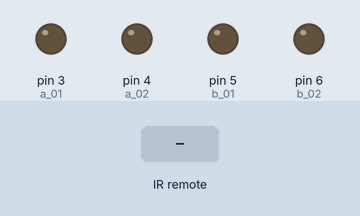
Simulated run of this sketch. Board: Arduino Uno, built with avr-gcc and run on an emulated ATmega328P. Shown: output pins drawn as LEDs (lit = HIGH). Inputs (shaded band) come from the test bench.

Above: at 1.2 s.
1.3 s: infrared code 0xFD8877 received
At 1.8 s:
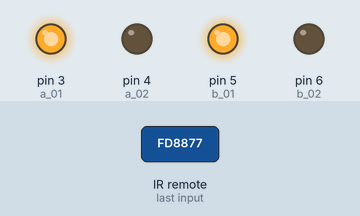
2.8 s: infrared code 0xFD9867 received
At 4.0 s:
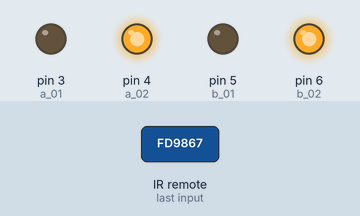
4.3 s: infrared code 0xFD28D7 received
At 5.3 s:
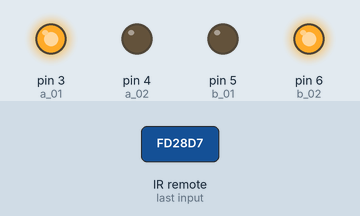
5.8 s: infrared code 0xFD6897 received
At 6.4 s:
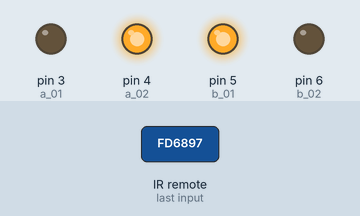
7.3 s: infrared code 0xFDA857 received
At 7.6 s:
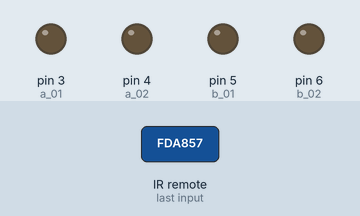
Timing chart, 0 to 9.8 s (numbered marks = the images above; inputs shaded):
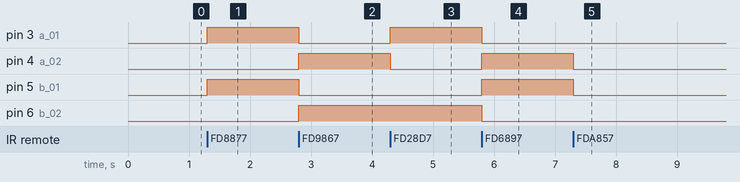

The sketch:

_04._RC_Car.ino
```cpp
#include "ir_utils.h"

int a_01 = 3;
int a_02 = 4;
int b_01 = 5;
int b_02 = 6;

int speed_a = 255;
int speed_b = 255;

IR ir(7);

void setup() {
  ir.begin();

  pinMode(a_01, OUTPUT);
  pinMode(a_02, OUTPUT);
  pinMode(b_01, OUTPUT);
  pinMode(b_02, OUTPUT);

  do_stop();
}

void loop() {
  unsigned long result = ir.read();
  if (result == 16623703) do_stop();
  if (result == 16615543) forward();
  if (result == 16619623) backward();
  if (result == 16591063) left();
  if (result == 16607383) right();
}

void forward()
{
  analogWrite(a_01, speed_a);
  analogWrite(a_02, 0);
  analogWrite(b_01, speed_b);
  analogWrite(b_02, 0);
}

void backward()
{
  analogWrite(a_01, 0);
  analogWrite(a_02, speed_a);
  analogWrite(b_01, 0);
  analogWrite(b_02, speed_b);
}

void left()
{
  analogWrite(a_01, speed_a);
  analogWrite(a_02, 0);
  analogWrite(b_01, 0);
  analogWrite(b_02, speed_b);
}

void right()
{
  analogWrite(a_01, 0);
  analogWrite(a_02, speed_a);
  analogWrite(b_01, speed_b);
  analogWrite(b_02, 0);
}

void do_stop() {
  analogWrite(a_01, 0);
  analogWrite(a_02, 0);
  analogWrite(b_01, 0);
  analogWrite(b_02, 0);
}
```

ir_utils.h
```cpp
#ifndef IR_UTILS_H
#define IR_UTILS_H


#include <Arduino.h>
#include <IRremote.h>


class IR
{
private:
	IRrecv irrecv;
	decode_results results;
public:
	IR(int pin)
		: irrecv(pin)
	{}

	void begin()
	{
		irrecv.enableIRIn();
	}

	unsigned long read()
	{
		if (irrecv.decode(&results))	{
			unsigned long result = results.value;
			irrecv.resume();
			return result;
		} else {
			return 0;
		}
	}
};


#endif // IR_UTILS_H
```

Measured:
- after the input at 1.3 s, pin 3 (a_01), pin 5 (b_01): LOW → HIGH at once
- after the input at 2.8 s, pin 3 (a_01), pin 5 (b_01): HIGH → LOW at once; pin 4 (a_02), pin 6 (b_02): LOW → HIGH at once
- after the input at 4.3 s, pin 3 (a_01): LOW → HIGH at once; pin 4 (a_02): HIGH → LOW at once
- after the input at 5.8 s, pin 3 (a_01), pin 6 (b_02): HIGH → LOW at once; pin 4 (a_02), pin 5 (b_01): LOW → HIGH at once
- after the input at 7.3 s, pin 4 (a_02), pin 5 (b_01): HIGH → LOW at once
